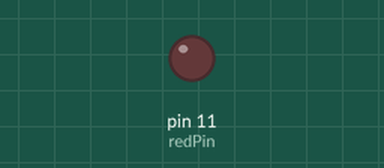
This sketch was run on a simulated Arduino Uno, built with avr-gcc and run on an emulated ATmega328P. Shown: output pins drawn as LEDs (lit = HIGH).

Above: at 0.05 s.
At 1.1 s:
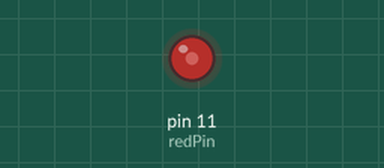
At 1.8 s:
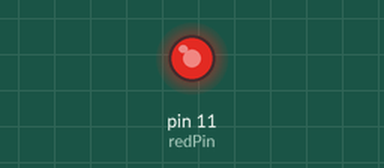
At 3.6 s:
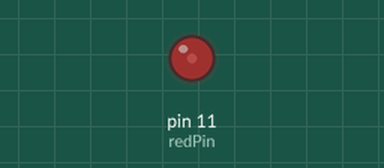
Timing chart, 0 to 8.6 s (numbered marks = the images above):
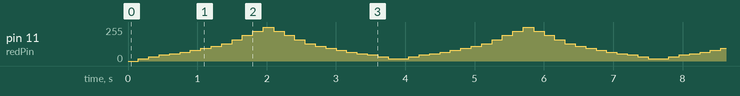

The sketch:

fadingLED.ino
```cpp
int redPin=11;
int bloom=150;
int glow2= 16;
int glow3= 32;
int glow4= 48;
int glow5= 56;
int glow6= 64;
int glow7= 80;
int glow8= 96;
int glow9= 112;
int glow10= 128;
int glow11= 160;
int glow12= 192;
int glow13= 224;
int glow14= 255;


void setup() {
  // put your setup code here, to run once:
  pinMode(redPin,OUTPUT);
}

void loop() {
  // put your main code here, to run repeatedly:

  delay(bloom);
  analogWrite(redPin,glow2);
  delay(bloom);
  analogWrite(redPin,glow3);
  delay(bloom);
  analogWrite(redPin,glow4);
  delay(bloom);
  analogWrite(redPin,glow5);
  delay(bloom);
  analogWrite(redPin,glow6);
  delay(bloom);
  analogWrite(redPin,glow7);
  delay(bloom);
  analogWrite(redPin,glow8);
  delay(bloom);
  analogWrite(redPin,glow9);
  delay(bloom);
  analogWrite(redPin,glow10);
  delay(bloom);
  analogWrite(redPin,glow11);
  delay(bloom);
  analogWrite(redPin,glow12);
  delay(bloom);
  analogWrite(redPin,glow13);
  delay(bloom);
  analogWrite(redPin,glow14);
  delay(bloom);
  analogWrite(redPin,glow13);
  delay(bloom);
  analogWrite(redPin,glow12);
  delay(bloom);
  analogWrite(redPin,glow11);
  delay(bloom);
  analogWrite(redPin,glow10);
  delay(bloom);
  analogWrite(redPin,glow9);
  delay(bloom);
  analogWrite(redPin,glow8);
  delay(bloom);
  analogWrite(redPin,glow7);
  delay(bloom);
  analogWrite(redPin,glow6);
  delay(bloom);
  analogWrite(redPin,glow5);
  delay(bloom);
  analogWrite(redPin,glow4);
  delay(bloom);
  analogWrite(redPin,glow3);
  delay(bloom);
  analogWrite(redPin,glow2);


}
```
